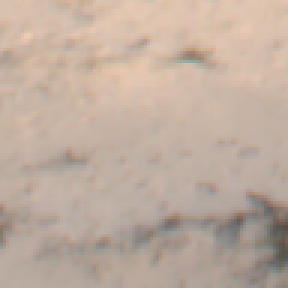
#> input picture dataset/train/coast/IM_0_38.png, 96 x 96 px (shown 3 times larger); its folder holds only this picture in this run
$ jupyter execute --allow-errors model.ipynb   (older library calls are emulated)
#> lines starting #> are read from the running program, lines starting #| are printed output that depends on the picture
[cell 1]
import numpy as np
import matplotlib.pyplot as plt
import cv2
import os
from skimage import img_as_ubyte
from skimage.feature import greycomatrix, greycoprops
from skimage.io import imread, imshow
from skimage.transform import resize
from skimage.color import rgb2gray, rgb2hsv, hsv2rgb
from sklearn.preprocessing import LabelEncoder
from PIL import Image

## 1. Feature Extraction

Haralick Features

[cell 2]
def extract_haralick_features(grayscale_image, args):
    distances = args['distances']
    angles = args['angles']
    glcm = greycomatrix(grayscale_image, distances, angles)
    features = [
        np.mean(greycoprops(glcm, 'contrast')),
        np.mean(greycoprops(glcm, 'dissimilarity')),
        np.mean(greycoprops(glcm, 'homogeneity')),
        np.mean(greycoprops(glcm, 'energy')),
        np.mean(greycoprops(glcm, 'correlation')),
        np.mean(greycoprops(glcm, 'ASM')),
    ]
    return features

def label_encode(y):
    le = LabelEncoder()
    le.fit(y)
    return (le.transform(y), le.classes_)

def get_dir_contents(path):
    cts = os.listdir(path)
    return [c for c in cts if c[0] != '.']

def get_X_y_vectors(path, feature_extraction_function, args):
#> called with path = 'dataset/train/'
    X = []
    y = []
    for label in get_dir_contents(path):
        for file_name in get_dir_contents(path + label + "/"):
            image = cv2.imread(path + label + "/" + file_name, cv2.IMREAD_GRAYSCALE)
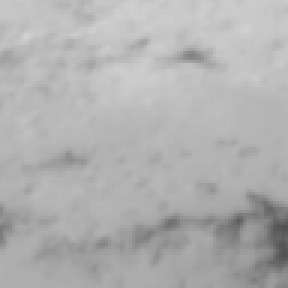
#> image: shape (96, 96) (shown 3 times larger); min 80, max 209, mean 176.7
            features = feature_extraction_function(image, args)
#> in extract_haralick_features, `features = [ np.mean(greycoprops(glcm, 'contrast')), np.mean(greycopro..`: features = [16.93, 2.61, 0.392, 0.0533, 0.976, 0.00286]
#> features = [16.93, 2.61, 0.392, 0.0533, 0.976, 0.00286]
            X.append(features)
            y.append(label)
#> pass 2 of the loop in get_X_y_vectors, `for label in get_dir_contents(path):`:
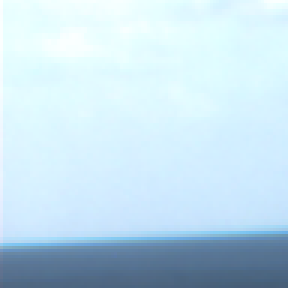
#> input picture dataset/train/coast_sky/IM_0_0.png, 96 x 96 px (shown 3 times larger)
#> in get_X_y_vectors, `image = cv2.imread(path + label + "/" + file_name, cv2.IMREAD_GRAYSCALE)`:
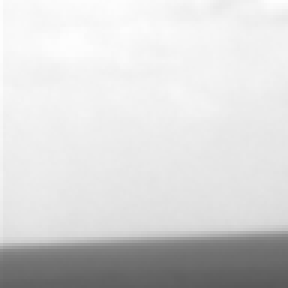
#> image: shape (96, 96) (shown 3 times larger); min 88, max 253, mean 215.3
#> in get_X_y_vectors, `features = feature_extraction_function(image, args)`: features = [15.64, 1.58, 0.615, 0.0941, 0.997, 0.0089]
    y, classes_ = label_encode(y)
    return (np.array(X), y, classes_)

[cell 3]
TRAIN_IMAGES_PATH = 'dataset/train/'
TEST_IMAGES_PATH = 'dataset/test/'

haralick_args = {
    'distances': [1],
    'angles': [0, np.pi/4, np.pi/2, 3*np.pi/4]
}

X_train, y_train, train_classes_ = get_X_y_vectors(
    TRAIN_IMAGES_PATH, extract_haralick_features, haralick_args
)
#> X_train = [[16.93, 2.61, 0.392, 0.0533, 0.976, 0.00286], [15.64, 1.58, 0.615, 0.0941, 0.997, 0.0089]]; y_train = [0, 1]
#> (the rest of this cell did not finish here and is left out)



print(f"X_train: {X_train.shape}\ty_train: {y_train.shape}")
print(f"X_test: {X_test.shape}\ty_test: {y_test.shape}")
print(f"Train classes: {train_classes_}\nTest classes: {test_classes_}")

## 2. Model Training and Evaluation

[cell 4]
from sklearn.neural_network import MLPClassifier
from sklearn.neighbors import KNeighborsClassifier
from sklearn.svm import SVC
from sklearn.gaussian_process import GaussianProcessClassifier
from sklearn.gaussian_process.kernels import RBF
from sklearn.tree import DecisionTreeClassifier
from sklearn.ensemble import RandomForestClassifier, AdaBoostClassifier
from sklearn.naive_bayes import GaussianNB
from sklearn.discriminant_analysis import QuadraticDiscriminantAnalysis
from sklearn.cluster import KMeans
from sklearn.preprocessing import StandardScaler
from sklearn.metrics import classification_report, confusion_matrix, plot_confusion_matrix
import pandas as pd

def evaluate(model, X_test, y_true, y_pred, target_names, model_name):
    print(f"----------—-------------—-------------—---{model_name}----------—-------------—-------------—---")
    print(classification_report(y_true, y_pred, target_names=target_names))
    plot_confusion_matrix(
        model, X_test, y_true, display_labels=target_names, cmap=plt.cm.Blues
    )
    plt.title(f"{model_name} confusion matrix")
    plt.show()

[cell 5]
classifiers = [
    KNeighborsClassifier(n_neighbors=5, weights='distance'),
    SVC(),
    GaussianProcessClassifier(),
    DecisionTreeClassifier(max_depth=5),
    RandomForestClassifier(max_depth=5, max_features=5),
    MLPClassifier(alpha=1, max_iter=1000),
    AdaBoostClassifier(random_state=0),
    GaussianNB(),
    QuadraticDiscriminantAnalysis()
]
names = ["Nearest Neighbors", "SVM", "Gaussian Process",
         "Decision Tree", "Random Forest", "Neural Network", "AdaBoost",
         "Naive Bayes", "QDA"]

scores = []

#> (the rest of this cell did not finish here and is left out)

#> (a cell that did not finish here is left out)

#> (a cell that did not finish here is left out)

[cell 8]
random_forest = classifiers[3]
random_forest.fit(X_train, y_train)
#> (the rest of this cell did not finish here and is left out)

[cell 9]
from image_splitting import split_image

img_file = 'imgs/2021-06-11/1623442800.Fri.Jun.11_20_20_00.GMT.2021.morelos.c2.timex.png'
#> (the rest of this cell did not finish here and is left out)

#> (a cell that did not finish here is left out)

[cell 11]
class_color = {
    0: (0 / 255, 63 / 255, 92 / 255),
    1: (88 / 255, 80 / 255, 141 / 255),
    2: (188 / 255, 80 / 255, 144 / 255),
    3: (255 / 255, 99 / 255, 97 / 255),
    4: (255 / 255, 166 / 255, 0 / 255)
}
#> class_color = {0: (0, 0.247, 0.361), 1: (0.345, 0.314, 0.553), 2: (0.737, 0.314, 0.565), 3: (1, 0.388, 0.38), 4: (1, 0.651, 0)}
class_color_2 = {
    0: (123 / 255, 50 / 255, 148 / 255),
    1: (194 / 255, 165 / 255, 207 / 255),
    2: (247 / 255, 247 / 255, 247 / 255),
    3: (166 / 255, 219 / 255, 160 / 255),
    4: (0 / 255, 136 / 255, 55 / 255)
}
#> (the rest of this cell did not finish here and is left out)
